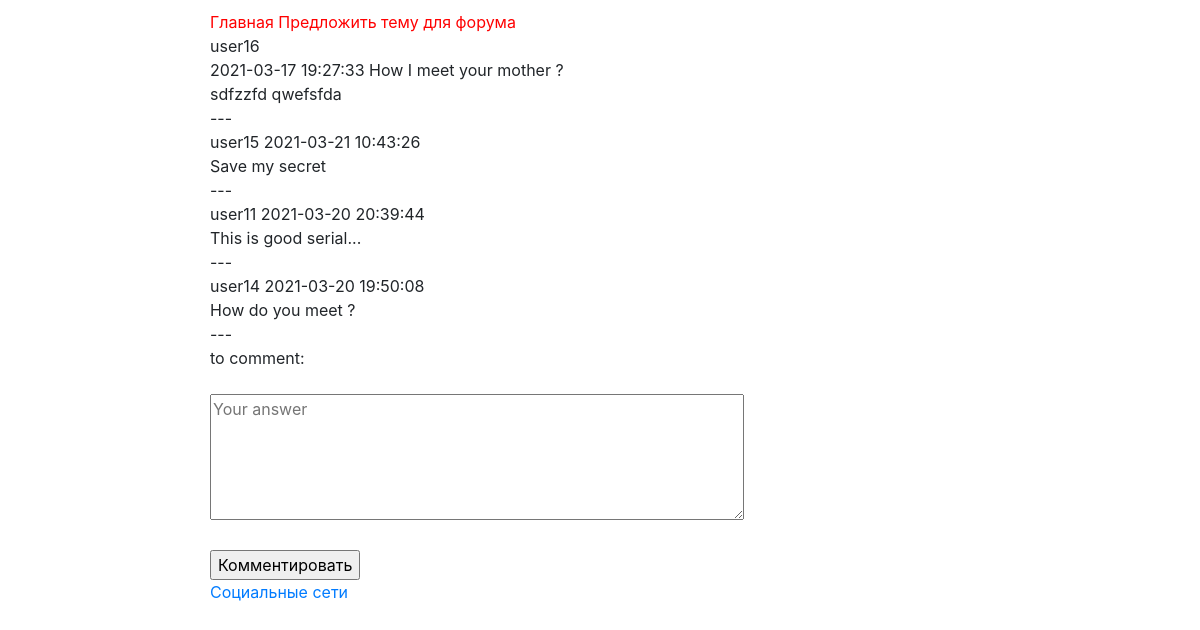
Page /topic.php?id_theme=1 (signed in) on the committed database.
### tables this page shows
CREATE TABLE `themes` (
  `id` int(4) NOT NULL,
  `theme` varchar(64) NOT NULL,
  `note` text NOT NULL,
  `user_id` int(11) NOT NULL,
  `datenote` datetime NOT NULL
);

CREATE TABLE `users` (
  `id` int(4) NOT NULL,
  `login` varchar(32) NOT NULL,
  `password` varchar(256) NOT NULL,
  `birth_date` date NOT NULL,
  `email` varchar(64) NOT NULL,
  `name` varchar(32) NOT NULL,
  `surname` varchar(32) NOT NULL,
  `registration_date` date NOT NULL,
  `banned` int(2) NOT NULL,
  `status_id` int(2) NOT NULL
);

CREATE TABLE `comments` (
  `id` int(4) NOT NULL,
  `datemessage` datetime NOT NULL,
  `message` text NOT NULL,
  `theme_id` int(4) NOT NULL,
  `user_id` int(4) NOT NULL
);

### topic.php (the view, shortened to what this page needs)
<?php
  include 'elems/init.php' ;
  if (!empty($_SESSION['auth'])) {
    if(isset($_GET['id_theme'])) {
      $id_theme = $_GET['id_theme'] ;
      $query = " SELECT themes.datenote, themes.theme, themes.note, users.login as login_user,
                 themes.id as id_theme, users.id as id_user FROM `themes`
                 LEFT JOIN `users` ON users.id = themes.user_id WHERE themes.id = '$id_theme' " ;
      $result = mysqli_query($link, $query) or die(mysqli_error($link));
      for($notes = []; $row = mysqli_fetch_assoc($result); $notes[] = $row);
      foreach ($notes as $note) {
        $content = " <div>
             <div>{$note['login_user']} </div>
             <div>{$note['datenote']} {$note['theme']} </div>
             <div>{$note['note']} </div>
             <div>---</div>
             </div>" ;
       }
       if ( isset($_POST['comment']) ) {
           $message = mysqli_real_escape_string($link, $_POST['comment']);
           $datemessage = date('Y-m-d H:i:s', time());
         } else {
           $message = '' ;
         }
       $query = " SELECT comments.datemessage, comments.message, users.login, themes.theme FROM `comments`
       LEFT JOIN `users` ON comments.user_id = users.id
       LEFT JOIN `themes` ON themes.id =  comments.theme_id WHERE comments.theme_id = '$id_theme' ORDER BY datemessage DESC" ;
       $result = mysqli_query($link, $query) or die(mysqli_error($link));
       for($comments = []; $row = mysqli_fetch_assoc($result); $comments[] = $row);
       $show_comment = '' ;
       foreach ($comments as $comment) {
         $show_comment .= " <div>
              <div>{$comment['login']} {$comment['datemessage']}</div>
              <div>{$comment['message']} </div>
              <div>---</div>
              </div>" ;
        }
      $topic_form = "<form action=\"\" method=\"POST\">
        to comment:<br><br>
        <textarea name=\"comment\" cols=\"50\" rows=\"5\" placeholder=\"Your answer\">$message</textarea><br><br>
        <input type=\"submit\" value=\"Комментировать\">
      </form> " ;
    }
} else {
  $content = 'Этот форум доступен только авторизованным пользователям' ;
}
include "elems/layout.php" ;

### rows in the picture
themes: user.login "user16", datenote "2021-03-17 19:27:33", theme "How I meet your mother ?", note "sdfzzfd qwefsfda"
comments: user.login "user15", datemessage "2021-03-21 10:43:26", message "Save my secret"
comments: user.login "user11", datemessage "2021-03-20 20:39:44", message "This is good serial..."
comments: user.login "user14", datemessage "2021-03-20 19:50:08", message "How do you meet ?"
